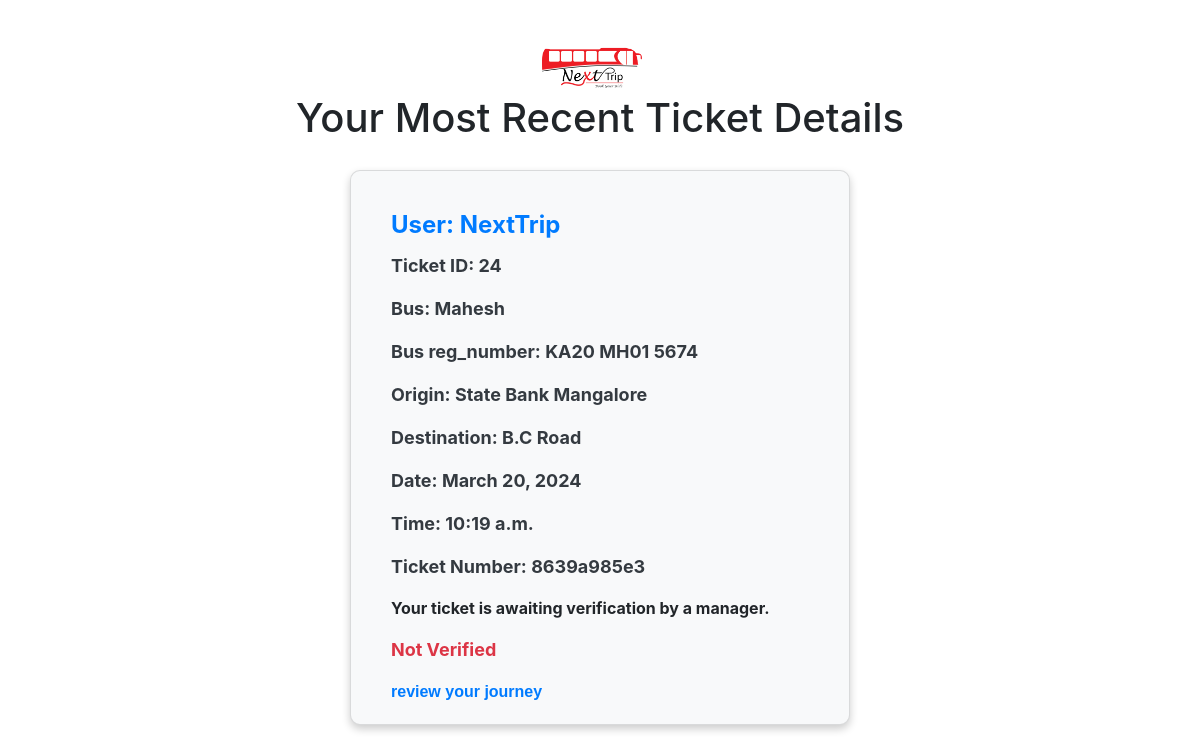
Before: /buytickets/payment_success/ (signed in) with the older database file.
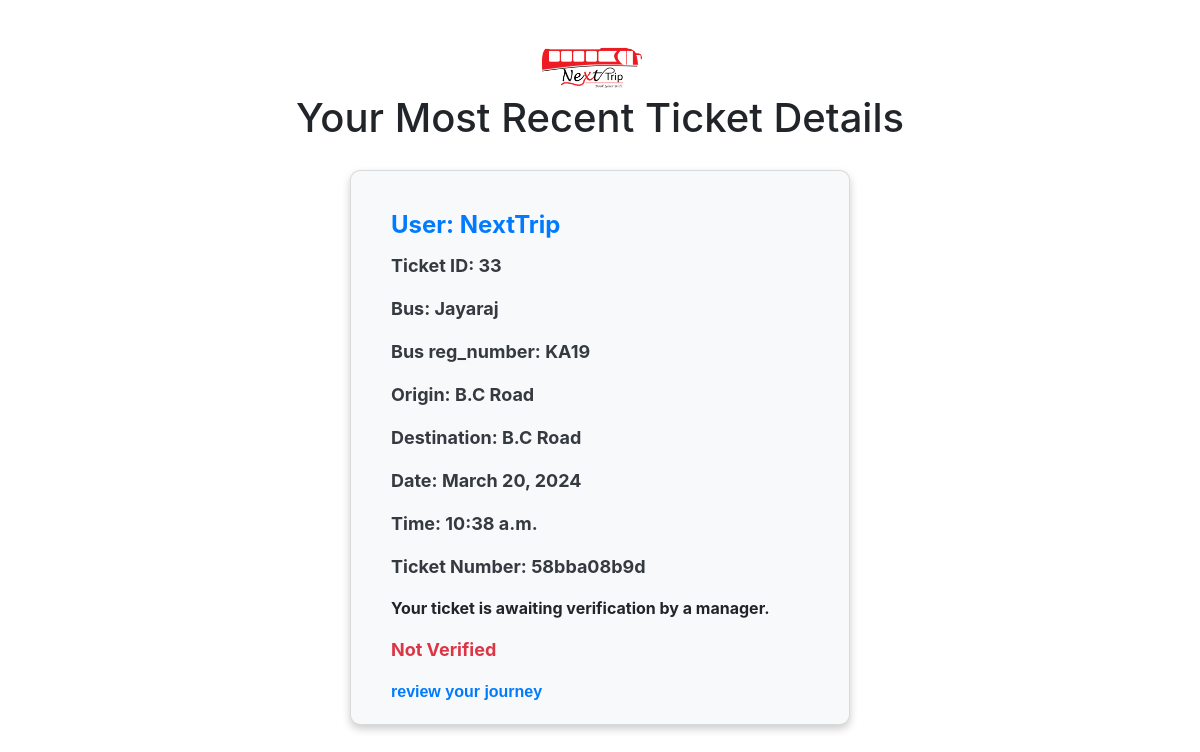
After: the same page with the newer database file.
### buytickets/models.py (models this page shows)
class Ticket(models.Model):
    user = models.ForeignKey(User, on_delete=models.CASCADE)
    origin = models.ForeignKey(Station, on_delete=models.CASCADE, related_name='origin_tickets')
    destination = models.ForeignKey(Station, on_delete=models.CASCADE, related_name='destination_tickets')
    date = models.DateField()
    time = models.TimeField()
    cost = models.FloatField()
    ticket_number = models.CharField(max_length=10, unique=True)
    is_verified = models.BooleanField(default=False)
    bus = models.ForeignKey(Bus, on_delete=models.CASCADE)  # ForeignKey to Bus model

### nextbus/models.py (models this page shows, shortened)
class Bus(models.Model):
    number = models.CharField(max_length=20)
    name = models.CharField(max_length=100)
    reg_number = models.CharField(max_length=20)
    capacity = models.IntegerField()

class Station(models.Model):
    name = models.CharField(max_length=100)
    def __str__(self):
        return self.name

### buytickets/views.py (the view)
# urls.py: path('payment_success/', views.payment_success, name='payment_success'),
def payment_success(request):
    latest_ticket = Ticket.objects.filter(user=request.user).latest('id')
    return render(request, 'buytickets/payment_success.html', {'latest_ticket': latest_ticket})

### buytickets/templates/buytickets/payment_success.html (shortened to what this page needs)
 {% load static %}
 <!DOCTYPE html>
<html>
<head>
    <link rel="stylesheet" href="https://maxcdn.bootstrapcdn.com/bootstrap/4.5.2/css/bootstrap.min.css">
</head>
<body>
    <a class="navbar-brand logo-img" href="#"><img src="{% static 'loginpage/Next Trip black.png' %}" alt="logo" width="100" height="100" ></a>
    <h1 class="text-center mt-4">Your Most Recent Ticket Details</h1>
    <div class="container">
        <div class="row justify-content-center">
            <div class="col-md-6">
                <div class="card">
                    <div class="card-body">
                        <h5 class="card-title">User: {{ latest_ticket.user }}</h5>
                        <p class="card-text">Ticket ID: {{ latest_ticket.id }}</p>
                        <p class="card-text">Bus: {{ latest_ticket.bus.name }}</p>
                        <p class="card-text">Bus reg_number: {{ latest_ticket.bus.reg_number }}</p>
                        <p class="card-text">Origin: {{ latest_ticket.origin }}</p>
                        <p class="card-text">Destination: {{ latest_ticket.destination }}</p>
                        <p class="card-text">Date: {{ latest_ticket.date }}</p>
                        <p class="card-text">Time: {{ latest_ticket.time }}</p>
                        <p class="card-text">Ticket Number: {{ latest_ticket.ticket_number }}</p>
                        {% if latest_ticket.is_verified %}
                            <p class="card-text verified">Verified</p>
                        {% else %}
                            <p>Your ticket is awaiting verification by a manager.</p>
                            <p class="card-text not-verified">Not Verified</p>
                        {% endif %}
                        <p class="review changingColor" id="changingColor"><a href="{% url 'reviews:review_form' %}"> review your journey</a></p>
                    </div>
                </div>
            </div>
        </div>
    </div>
</body>
</html>

Changed rows visible on the page:
no longer on this page (row unchanged): Ticket: user "NextTrip", id "24", bus.name "Mahesh", bus.reg_number "KA20 MH01 5674", origin "State Bank Mangalore", destination "B.C Road", date "March 20, 2024", time "10:19 a.m.", ticket_number "8639a985e3"
added Ticket: user "NextTrip", id "33", bus.name "Jayaraj", bus.reg_number "KA19", origin "B.C Road", destination "B.C Road", date "March 20, 2024", time "10:38 a.m.", ticket_number "58bba08b9d"
